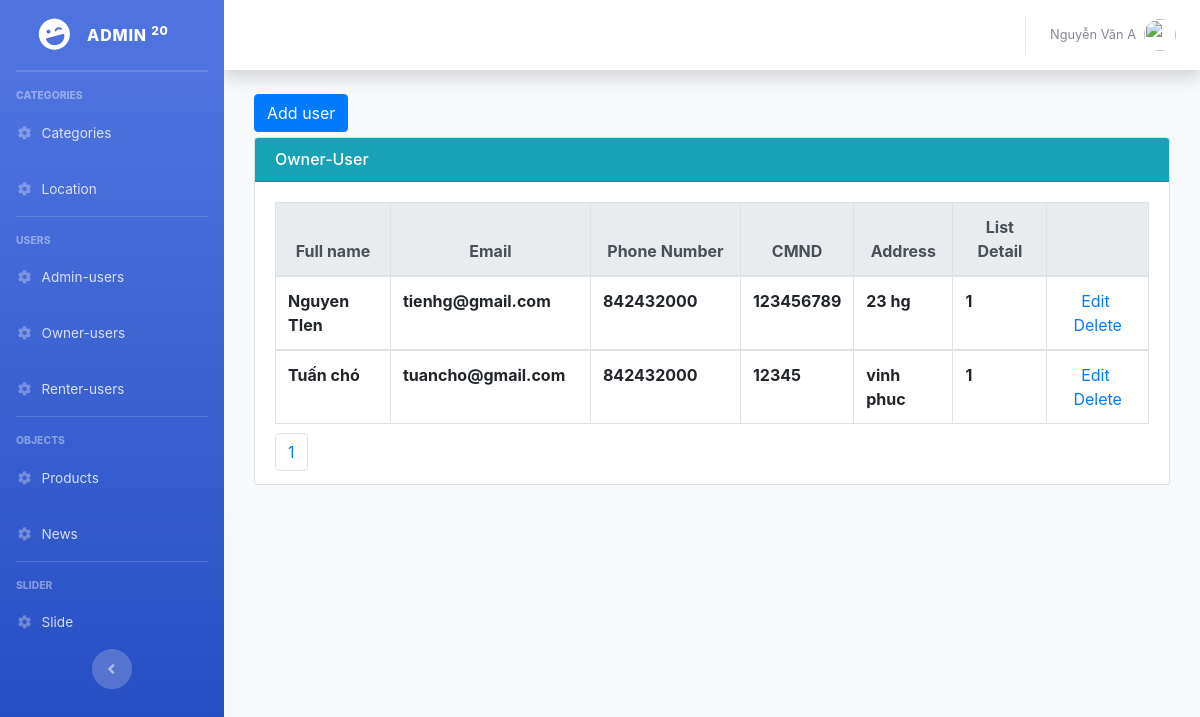
Before: /Backend/Admin/index.php?controller=ownerUsers&action=read (signed in) with the older database file.
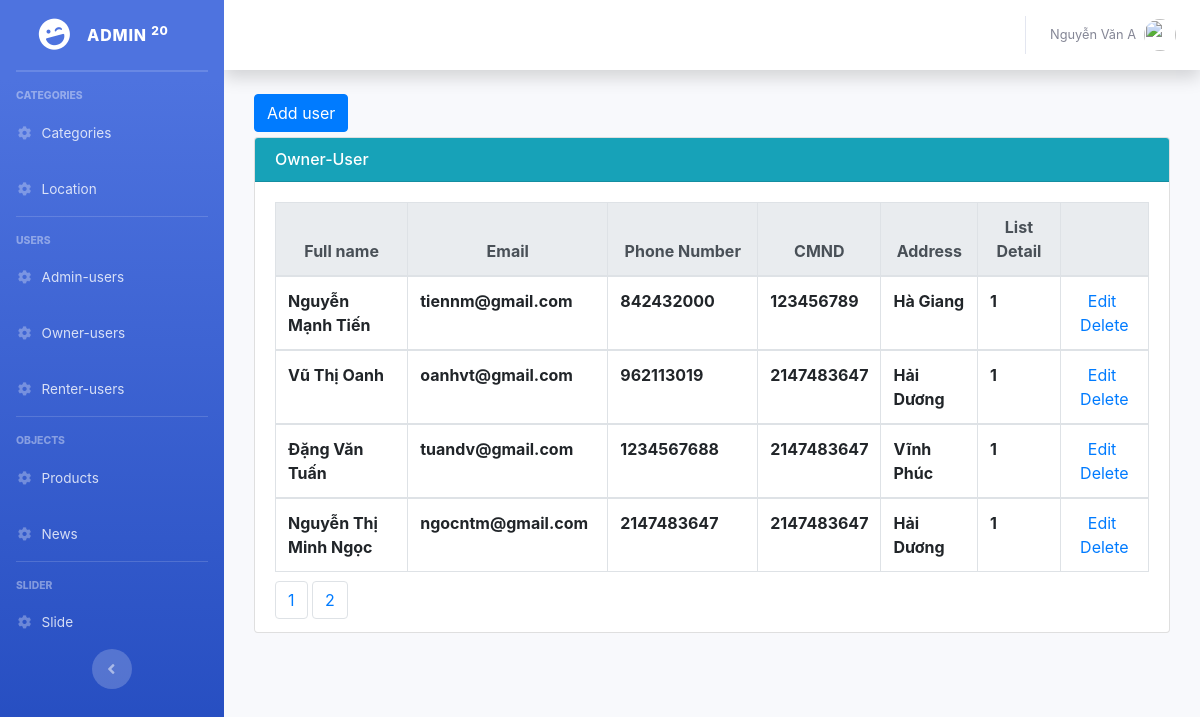
After: the same page with the newer database file.
### tables this page shows
CREATE TABLE `owner_users` (
  `id` int(11) NOT NULL,
  `name` varchar(500) NOT NULL,
  `email` varchar(500) NOT NULL,
  `password` varchar(500) NOT NULL,
  `phonenumber` int(11) NOT NULL,
  `cmnd` int(11) NOT NULL,
  `address` varchar(500) NOT NULL
);

### Backend/Admin/Controllers/OwnerUsersController.php (called while the page is built, shortened)
<?php
	include "Models/OwnerUsersModel.php";
	class OwnerUsersController extends OwnerUsersModel{
		public function read(){
			$recordPerPage = 4;
			$numPage = ceil($this->modelTotal()/$recordPerPage);
			$listRecord = $this->modelRead($recordPerPage);
			include "Views/OwnerUsersView.php";
		}
	}
 ?>

### Backend/Admin/Models/OwnerUsersModel.php (called while the page is built, shortened)
<?php
	class OwnerUsersModel{
		public function modelRead($recordPerPage){
			$total = $this->modelTotal();
			$numPage = ceil($total/$recordPerPage);
			$page = isset($_GET["p"]) && $_GET["p"] > 0 ? $_GET["p"]-1 : 0;
			$from = $page * $recordPerPage;
			$conn = Connection::getInstance();
			$query = $conn->query("select * from owner_users order by id asc limit $from, $recordPerPage");
			return $query->fetchAll();
		}
		public function modelTotal(){
			$conn = Connection::getInstance();
			$query = $conn->query("select id from owner_users order by id desc");
			return $query->rowCount();
		}
	}
 ?>

### Backend/Admin/Views/OwnerUsersView.php (the view, shortened to what this page needs)
<div class="col-md-12" >
    <div style="margin-bottom:5px;">
        <a href="index.php?controller=ownerUsers&action=create" class="btn btn-primary">Add user</a>
    </div>
    <div class="card card-primary">
       <h6 class="card-header bg-info" style="color: white">Owner-User</h6>
        <div class="card-body">
            <table class="table table-bordered">
              <thead class="thead-light">
                <tr style="text-align: center;">
                  <th scope="col">Full name</th>
                  <th scope="col" style="width: 200px;">Email</th>
                  <th scope="col" style="width: 150px;">Phone Number</th>
                  <th scope="col">CMND</th>
                  <th scope="col">Address</th>
                  <th scope="col">List Detail</th>
                  <th scope="col"></th>
                </tr>
              </thead>
              <?php foreach($listRecord as $rows): ?>
              <tbody>
                <tr >
                  <th><?php echo $rows->name; ?></th>
                  <th><?php echo $rows->email; ?></th>
                  <th><?php echo $rows->phonenumber; ?></th>
                  <th><?php echo $rows->cmnd;?></th>
                  <th><?php echo $rows->address;?></th>
                  <th>1</th>
                  <td style="text-align:center;">
                    <a href="index.php?controller=ownerUsers&action=update&id=<?php echo $rows->id; ?>">Edit</a>&nbsp;
                    <a href="index.php?controller=ownerUsers&action=delete&id=<?php echo $rows->id; ?>" onclick="return window.confirm('Are you sure?');">Delete</a>
                  </td>
                </tr>
              </tbody>
              <?php endforeach; ?>
            </table>
            <ul class="pagination">
                <li class="page-item">
                    <?php for($i = 1; $i <= $numPage; $i++): ?>
                    <a href="index.php?controller=ownerUsers&action=read&p=<?php echo $i; ?>" class="page-link"><?php echo $i; ?></a>
                    <?php endfor; ?>
                </li>
            </ul>
        </div>
    </div>
</div>

Changed rows visible on the page:
removed owner_users: name "Tuấn chó", email "tuancho@gmail.com", phonenumber "842432000", cmnd "12345", address "vinh phuc"
changed owner_users: name "Nguyen TIen" → "Nguyễn Mạnh Tiến"; email "tienhg@gmail.com" → "tiennm@gmail.com"; address "23 hg" → "Hà Giang"
added owner_users: name "Vũ Thị Oanh", email "oanhvt@gmail.com", phonenumber "962113019", cmnd "2147483647", address "Hải Dương"
added owner_users: name "Đặng Văn Tuấn", email "tuandv@gmail.com", phonenumber "1234567688", cmnd "2147483647", address "Vĩnh Phúc"
added owner_users: name "Nguyễn Thị Minh Ngọc", email "ngocntm@gmail.com", phonenumber "2147483647", cmnd "2147483647", address "Hải Dương"
Other visible differences:
new list line: "2"
